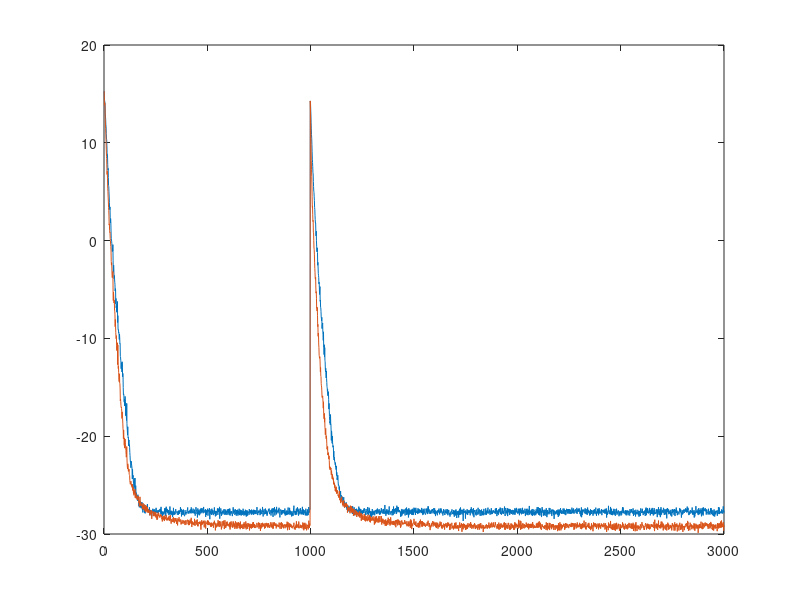

Reproduce this figure in MATLAB. (Note: this script raises an error after producing the figure.)
clear;
clc;
close all;



addpath(['.' filesep 'results']);
addpath(['..' filesep '..' filesep]);
addpath(['.' filesep 'Utils' filesep]);


linewidth = 1.5;
fontname = 'Times';
fontsize = 24;

figProp = struct( 'size' , 24 , 'font' ,fontname , 'lineWidth' , linewidth, 'figDim', [1 1 800 600]);  



load results01.mat;
figure

for l = 1:size(e3,2)
    aux = find(e3{l},1);
    plot(10*log10((e3{l}(aux:end))))
    hold on;
    meanMSE(1) = mean(10*log10((e3{l}(999 - 499:999))));
    stdMse(1) = std(10*log10((e3{l}(999 - 499:999))));
    
end
convergenceSample(1) = find(10*log10(e3{l}(aux:999)) < meanMSE(1) + 2*stdMse(1)*sign(2*stdMse(1)),1,'first');




load results02.mat;

for l = 1:size(e3,2)
    aux = find(e3{l},1);
    plot(10*log10((e3{l}(aux:end))))
    hold on;
    meanMSE(2) = mean(10*log10((e3{l}(999 - 499:999))));
    stdMse(2) = std(10*log10((e3{l}(999 - 499:999))));
end
convergenceSample(2) = find(10*log10(e3{l}(aux:999)) < meanMSE(2) + 2*stdMse(2)*sign(2*stdMse(2)),1,'first');


load results04.mat;

for l = 1:size(e3,2)
    aux = find(e3(:,l),1);
    plot(10*log10((e3(aux:end,l))))
    hold on;
    
    meanMSE(3) = mean(10*log10((e3(999 - 499:999))));
    stdMse(3) = std(10*log10((e3(999 - 499:999))));
end

convergenceSample(3) = find(10*log10(e3(aux:999)) < meanMSE(3) + 2*stdMse(3)*sign(2*stdMse(3)),1,'first');

load results03.mat;

for l = 1:size(e3,2)
    aux = find(e3(:,l),1);
    plot(10*log10((e3(aux:end,l))))
    hold on;
    
    meanMSE(4) = mean(10*log10((e3(999 - 499:999))));
    stdMse(4) = std(10*log10((e3(999 - 499:999))));
end

convergenceSample(4) = find(10*log10(e3(aux:999)) < meanMSE(4) + 2*stdMse(4)*sign(2*stdMse(4)),1,'first');



xlabel('Iterations [$k$]','interpreter','latex');
ylabel('MSE [dB]','interpreter','latex');

H = legend('V-PNLMS','VSM-PNLMS','V-RLS','VM-BEACON');
set(H,'interpreter','latex')
xlim([0 2000])
ylim([-35 15])


formatFig( gcf ,['.' filesep 'figs' filesep 'mseEq'],'en' , figProp );


figure

load results01.mat;

for l = 1:size(misalignment,2)
    aux = find(misalignment{l},1);
    plot(10*log10((misalignment{l}(aux:end))))
    hold on;
end

load results02.mat;

for l = 1:size(misalignment,2)
    aux = find(misalignment{l},1);
    plot(10*log10((misalignment{l}(aux:end))))
    hold on;
end


load results04.mat;

for l = 1:size(misalignment,2)
    aux = find(misalignment,1);
    plot(10*log10((misalignment(aux:end))))
    hold on;
end


load results03.mat;

for l = 1:size(misalignment,2)
    aux = find(misalignment,1);
    plot(10*log10((misalignment(aux:end))))
    hold on;
end

xlabel('Iterations [$k$]','interpreter','latex');
ylabel('Misalignment [dB]','interpreter','latex');

H = legend('V-PNLMS','VSM-PNLMS','V-RLS','VM-BEACON');
set(H,'interpreter','latex')
xlim([0 2000])
ylim([-60 10])

formatFig( gcf ,['.' filesep 'figs' filesep 'misEq'],'en' , figProp );


load results02.mat;
aux = find(misalignment{l},1);

meanCountSMPAPA_NLMS = mean(meanCount{1}(aux:999))*100;

load results03.mat;

aux = find(misalignment,1);
meanCountBEACON = mean(meanCount(aux:999))*100;


meanCountSMPAPA_NLMS_Tran = mean(meanCount{1}(find(meanCount{1},1):200));
meanCountSMPAPA_NLMS_SS = mean(meanCount{1}(201:1000));


meanCountSMPAPA_NLMS_Tran_2 = mean(meanCount{1}(1001:1001+200));
meanCountSMPAPA_NLMS_SS_2 = mean(meanCount{1}(1001+200+1:end));



figure

for l = 1:size(misalignment,2)
    aux = find(misalignment{l},1);
    plot(10*log10((misalignment{l}(aux:end))))
    hold on;
end

xlabel('Iterations','interpreter','latex');
ylabel('Misalignment (dB)','interpreter','latex');

% H = legend('$L = 0$','$L = 1$','$L = 2$','$L = 3$');
% set(H,'interpreter','latex')
xlim([0 2000])
ylim([-60 10])

% formatFig( gcf ,['.' filesep 'figs' filesep '2017-06-01' filesep 'misSMPAPA_NLMS'],'en' , figProp );




xlabel('Iterations','interpreter','latex');
ylabel('MSE (dB)','interpreter','latex');

% H = legend('$L = 0$','$L = 1$','$L = 2$','$L = 3$');
% set(H,'interpreter','latex')
xlim([0 2000])
ylim([-35 10])
% formatFig( gcf ,['.' filesep 'figs' filesep '2017-06-01' filesep 'mseSM_OBE'],'en' , figProp );


meanCountSM_OBE_Tran = mean(meanCount(find(meanCount,1):200));
meanCountSM_OBE_SS = mean(meanCount(201:1000));

meanCountSM_OBE_Tran_2 = mean(meanCount(1001:1001+200));
meanCountSM_OBE_SS_2 = mean(meanCount(1001+200+1:end));


figure

for l = 1:size(misalignment,2)
    aux = find(misalignment(:,l),1);
    plot(10*log10((misalignment(aux:end,l))))
    hold on;
end

xlabel('Iterations','interpreter','latex');
ylabel('Misalignment (dB)','interpreter','latex');

% H = legend('$L = 0$','$L = 1$','$L = 2$','$L = 3$');
% set(H,'interpreter','latex')
xlim([0 2000])
ylim([-60 15])


% formatFig( gcf ,['.' filesep 'figs' filesep '2017-06-01' filesep 'misSM_OBE'],'en' , figProp );


rmpath(['.' filesep 'results']);
rmpath(['..' filesep '..' filesep]);
rmpath(['.' filesep 'Utils' filesep]);


